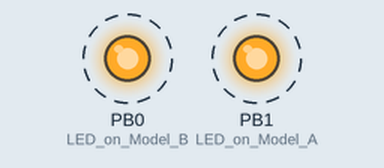
Simulated run of this sketch. Board: ATtiny85, built with avr-gcc and run on an emulated ATtiny85. On the bench: output pins drawn as LEDs (lit = HIGH). Dashed ring = blinking. Sleep ends after the set time or at an interrupt.

Above: at 0.6 s.
Timing chart, 0 to 3.0 s (numbered marks = the images above):
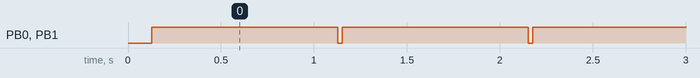

The sketch:

blink_01_sleep_attiny85.ino
```cpp
#include <avr/sleep.h>
#include <avr/wdt.h>
#include <avr/interrupt.h>

// Routines to set and claer bits (used in the sleep code)
#ifndef cbi
#define cbi(sfr, bit) (_SFR_BYTE(sfr) &= ~_BV(bit))
#endif
#ifndef sbi
#define sbi(sfr, bit) (_SFR_BYTE(sfr) |= _BV(bit))
#endif


// Variables for the Sleep/power down modes:
volatile boolean f_wdt = 1;
volatile int watchdog_counter = 0;

// Watchdog Interrupt Service / is executed when watchdog timed out
ISR(WDT_vect) {
  f_wdt=1;  // set global flag
  watchdog_counter++;
}

// set system into the sleep state
// system wakes up when wtchdog is timed out
void system_sleep() {

  cbi(ADCSRA,ADEN);                    // switch Analog to Digitalconverter OFF

  set_sleep_mode(SLEEP_MODE_PWR_DOWN); // sleep mode is set here
  sleep_enable();

  sleep_mode();                        // System actually sleeps here

  sleep_disable();                     // System continues execution here when watchdog timed out

  sbi(ADCSRA,ADEN);                    // switch Analog to Digitalconverter ON

}

// 0=16ms, 1=32ms,2=64ms,3=128ms,4=250ms,5=500ms
// 6=1 sec,7=2 sec, 8=4 sec, 9= 8sec
void setup_watchdog(int ii) {

  byte bb;
  if (ii > 9 )
    ii=9;
  bb=ii & 7;
  if (ii > 7)
    bb|= (1<<5);
  bb|= (1<<WDCE);

  MCUSR &= ~(1<<WDRF);
  // start timed sequence
  WDTCR |= (1<<WDCE) | (1<<WDE);
  // set new watchdog timeout value
  WDTCR = bb;
  WDTCR |= _BV(WDIE);
}

// the setup routine runs once when you press reset:
void setup() {
  ADCSRA &= ~(1<<ADEN); //Disable ADC, saves ~230uA
  // initialize the digital pin as an output.
  pinMode(0, OUTPUT); //LED on Model B
  pinMode(1, OUTPUT); //LED on Model A
  setup_watchdog(3); // approximately 128ms seconds sleep
}

// the loop routine runs over and over again forever:
void loop() {
  if(watchdog_counter > 0) {
    watchdog_counter = 0;
    digitalWrite(0, HIGH);   // turn the LED on (HIGH is the voltage level)
    digitalWrite(1, HIGH);
    delay(1000);               // wait for a second
    digitalWrite(0, LOW);    // turn the LED off by making the voltage LOW
    digitalWrite(1, LOW);
  }
  system_sleep(); //Go to sleep! Wake up 1sec later and check water
}
```

Measured:
- by itself, PB0 (LED_on_Model_B), PB1 (LED_on_Model_A): alternates HIGH for 1.0 s and LOW for 0.02 s
